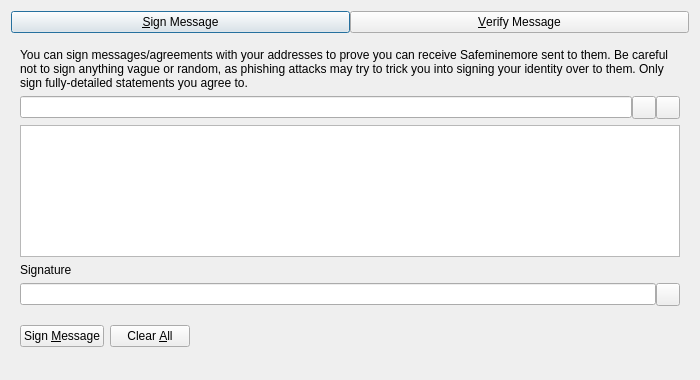
<?xml version="1.0" encoding="UTF-8"?>
<ui version="4.0">
 <class>SignVerifyMessageDialog</class>
 <widget class="QDialog" name="SignVerifyMessageDialog">
  <property name="geometry">
   <rect>
    <x>0</x>
    <y>0</y>
    <width>700</width>
    <height>380</height>
   </rect>
  </property>
  <property name="windowTitle">
   <string>Signatures - Sign / Verify a Message</string>
  </property>
  <property name="modal">
   <bool>true</bool>
  </property>
  <layout class="QVBoxLayout" name="verticalLayout">
   <item>
    <layout class="QHBoxLayout" name="horizontalLayout_Buttons_2">
     <property name="spacing">
      <number>0</number>
     </property>
     <property name="topMargin">
      <number>0</number>
     </property>
     <item>
      <widget class="QPushButton" name="btnSignMessage">
       <property name="text">
        <string>&amp;Sign Message</string>
       </property>
       <property name="checkable">
        <bool>true</bool>
       </property>
      </widget>
     </item>
     <item>
      <widget class="QPushButton" name="btnVerifyMessage">
       <property name="text">
        <string>&amp;Verify Message</string>
       </property>
       <property name="checkable">
        <bool>true</bool>
       </property>
      </widget>
     </item>
    </layout>
   </item>
   <item>
    <widget class="QStackedWidget" name="stackedWidgetSig">
     <property name="minimumSize">
      <size>
       <width>0</width>
       <height>0</height>
      </size>
     </property>
     <property name="currentIndex">
      <number>0</number>
     </property>
     <widget class="QWidget" name="pageSignMessage">
      <layout class="QVBoxLayout" name="verticalLayout_SM">
       <item>
        <widget class="QLabel" name="infoLabel_SM">
         <property name="text">
          <string>You can sign messages/agreements with your addresses to prove you can receive Safeminemore sent to them. Be careful not to sign anything vague or random, as phishing attacks may try to trick you into signing your identity over to them. Only sign fully-detailed statements you agree to.</string>
         </property>
         <property name="textFormat">
          <enum>Qt::PlainText</enum>
         </property>
         <property name="wordWrap">
          <bool>true</bool>
         </property>
        </widget>
       </item>
       <item>
        <layout class="QHBoxLayout" name="horizontalLayout_1_SM">
         <property name="spacing">
          <number>0</number>
         </property>
         <item>
          <widget class="QValidatedLineEdit" name="addressIn_SM">
           <property name="toolTip">
            <string>The Safeminemore address to sign the message with</string>
           </property>
          </widget>
         </item>
         <item>
          <widget class="QToolButton" name="addressBookButton_SM">
           <property name="toolTip">
            <string>Choose previously used address</string>
           </property>
           <property name="text">
            <string/>
           </property>
           <property name="shortcut">
            <string>Alt+A</string>
           </property>
          </widget>
         </item>
         <item>
          <widget class="QToolButton" name="pasteButton_SM">
           <property name="toolTip">
            <string>Paste address from clipboard</string>
           </property>
           <property name="text">
            <string/>
           </property>
           <property name="shortcut">
            <string>Alt+P</string>
           </property>
          </widget>
         </item>
        </layout>
       </item>
       <item>
        <widget class="QPlainTextEdit" name="messageIn_SM">
         <property name="toolTip">
          <string>Enter the message you want to sign here</string>
         </property>
        </widget>
       </item>
       <item>
        <widget class="QLabel" name="signatureLabel_SM">
         <property name="text">
          <string>Signature</string>
         </property>
         <property name="textFormat">
          <enum>Qt::PlainText</enum>
         </property>
        </widget>
       </item>
       <item>
        <layout class="QHBoxLayout" name="horizontalLayout_2_SM">
         <property name="spacing">
          <number>0</number>
         </property>
         <item>
          <widget class="QLineEdit" name="signatureOut_SM">
           <property name="readOnly">
            <bool>true</bool>
           </property>
          </widget>
         </item>
         <item>
          <widget class="QToolButton" name="copySignatureButton_SM">
           <property name="toolTip">
            <string>Copy the current signature to the system clipboard</string>
           </property>
           <property name="text">
            <string/>
           </property>
          </widget>
         </item>
        </layout>
       </item>
       <item>
        <layout class="QHBoxLayout" name="horizontalLayout_3_SM">
         <item>
          <widget class="QPushButton" name="signMessageButton_SM">
           <property name="toolTip">
            <string>Sign the message to prove you own this Safeminemore address</string>
           </property>
           <property name="text">
            <string>Sign &amp;Message</string>
           </property>
           <property name="autoDefault">
            <bool>false</bool>
           </property>
          </widget>
         </item>
         <item>
          <widget class="QPushButton" name="clearButton_SM">
           <property name="toolTip">
            <string>Reset all sign message fields</string>
           </property>
           <property name="text">
            <string>Clear &amp;All</string>
           </property>
           <property name="autoDefault">
            <bool>false</bool>
           </property>
          </widget>
         </item>
         <item>
          <spacer name="horizontalSpacer_1_SM">
           <property name="orientation">
            <enum>Qt::Horizontal</enum>
           </property>
           <property name="sizeHint" stdset="0">
            <size>
             <width>40</width>
             <height>48</height>
            </size>
           </property>
          </spacer>
         </item>
         <item>
          <widget class="QLabel" name="statusLabel_SM">
           <property name="text">
            <string/>
           </property>
           <property name="wordWrap">
            <bool>true</bool>
           </property>
          </widget>
         </item>
         <item>
          <spacer name="horizontalSpacer_2_SM">
           <property name="orientation">
            <enum>Qt::Horizontal</enum>
           </property>
           <property name="sizeHint" stdset="0">
            <size>
             <width>40</width>
             <height>48</height>
            </size>
           </property>
          </spacer>
         </item>
        </layout>
       </item>
      </layout>
     </widget>
     <widget class="QWidget" name="pageVerifyMessage">
      <layout class="QVBoxLayout" name="verticalLayout_VM">
       <item>
        <widget class="QLabel" name="infoLabel_VM">
         <property name="text">
          <string>Enter the receiver's address, message (ensure you copy line breaks, spaces, tabs, etc. exactly) and signature below to verify the message. Be careful not to read more into the signature than what is in the signed message itself, to avoid being tricked by a man-in-the-middle attack. Note that this only proves the signing party receives with the address, it cannot prove sendership of any transaction!</string>
         </property>
         <property name="textFormat">
          <enum>Qt::PlainText</enum>
         </property>
         <property name="alignment">
          <set>Qt::AlignLeading|Qt::AlignLeft|Qt::AlignTop</set>
         </property>
         <property name="wordWrap">
          <bool>true</bool>
         </property>
        </widget>
       </item>
       <item>
        <layout class="QHBoxLayout" name="horizontalLayout_1_VM">
         <property name="spacing">
          <number>0</number>
         </property>
         <item>
          <widget class="QValidatedLineEdit" name="addressIn_VM">
           <property name="toolTip">
            <string>The Safeminemore address the message was signed with</string>
           </property>
          </widget>
         </item>
         <item>
          <widget class="QToolButton" name="addressBookButton_VM">
           <property name="toolTip">
            <string>Choose previously used address</string>
           </property>
           <property name="text">
            <string/>
           </property>
           <property name="shortcut">
            <string>Alt+A</string>
           </property>
          </widget>
         </item>
        </layout>
       </item>
       <item>
        <widget class="QPlainTextEdit" name="messageIn_VM"/>
       </item>
       <item>
        <widget class="QValidatedLineEdit" name="signatureIn_VM"/>
       </item>
       <item>
        <layout class="QHBoxLayout" name="horizontalLayout_2_VM">
         <item>
          <widget class="QPushButton" name="verifyMessageButton_VM">
           <property name="toolTip">
            <string>Verify the message to ensure it was signed with the specified Safeminemore address</string>
           </property>
           <property name="text">
            <string>Verify &amp;Message</string>
           </property>
           <property name="autoDefault">
            <bool>false</bool>
           </property>
          </widget>
         </item>
         <item>
          <widget class="QPushButton" name="clearButton_VM">
           <property name="toolTip">
            <string>Reset all verify message fields</string>
           </property>
           <property name="text">
            <string>Clear &amp;All</string>
           </property>
           <property name="autoDefault">
            <bool>false</bool>
           </property>
          </widget>
         </item>
         <item>
          <spacer name="horizontalSpacer_1_VM">
           <property name="orientation">
            <enum>Qt::Horizontal</enum>
           </property>
           <property name="sizeHint" stdset="0">
            <size>
             <width>40</width>
             <height>48</height>
            </size>
           </property>
          </spacer>
         </item>
         <item>
          <widget class="QLabel" name="statusLabel_VM">
           <property name="text">
            <string/>
           </property>
           <property name="wordWrap">
            <bool>true</bool>
           </property>
          </widget>
         </item>
         <item>
          <spacer name="horizontalSpacer_2_VM">
           <property name="orientation">
            <enum>Qt::Horizontal</enum>
           </property>
           <property name="sizeHint" stdset="0">
            <size>
             <width>40</width>
             <height>48</height>
            </size>
           </property>
          </spacer>
         </item>
        </layout>
       </item>
      </layout>
     </widget>
    </widget>
   </item>
  </layout>
 </widget>
 <customwidgets>
  <customwidget>
   <class>QValidatedLineEdit</class>
   <extends>QLineEdit</extends>
   <header>qt/qvalidatedlineedit.h</header>
  </customwidget>
 </customwidgets>
 <resources>
  <include location="../safeminemore.qrc"/>
 </resources>
 <connections/>
</ui>
